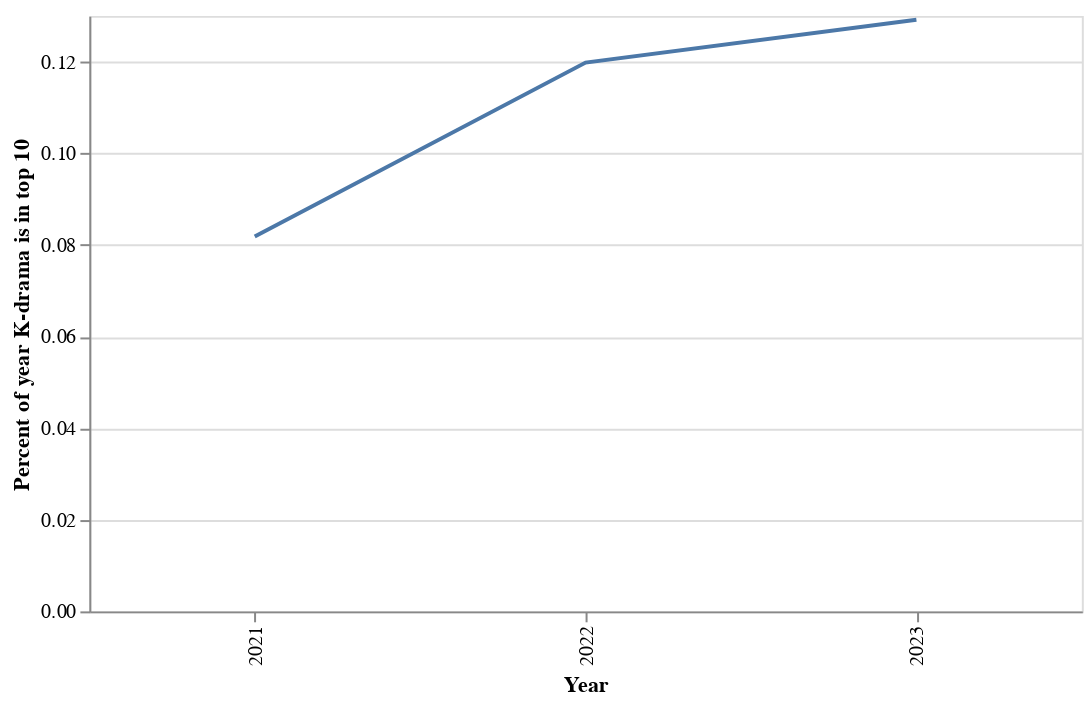

Notebook code cell kept with this figure:
### Code cell
alt.Chart(by_year).mark_line().encode(
    alt.X('year:O', title='Year'),
    alt.Y('kdrama_percent:Q', title='Percent of year K-drama is in top 10') 
).properties(width=500)

### Figure 1 — Vega-Lite specification as saved in the notebook (floating-point values rounded to 4 significant figures)
{"config": {"view": {"continuousWidth": 300, "continuousHeight": 300}}, "data": {"name": "data-7a399716b106257574848a9d778dfa3b"}, "mark": {"type": "line"}, "encoding": {"x": {"field": "year", "title": "Year", "type": "ordinal"}, "y": {"field": "kdrama_percent", "title": "Percent of year K-drama is in top 10", "type": "quantitative"}}, "width": 500, "$schema": "https://vega.github.io/schema/vega-lite/v5.17.0.json", "datasets": {"data-7a399716b106257574848a9d778dfa3b": [{"year": 2021, "kdrama_count": 42.56, "kdrama_percent": 0.08185}, {"year": 2022, "kdrama_count": 62.3, "kdrama_percent": 0.1198}, {"year": 2023, "kdrama_count": 67.16, "kdrama_percent": 0.1292}]}}
